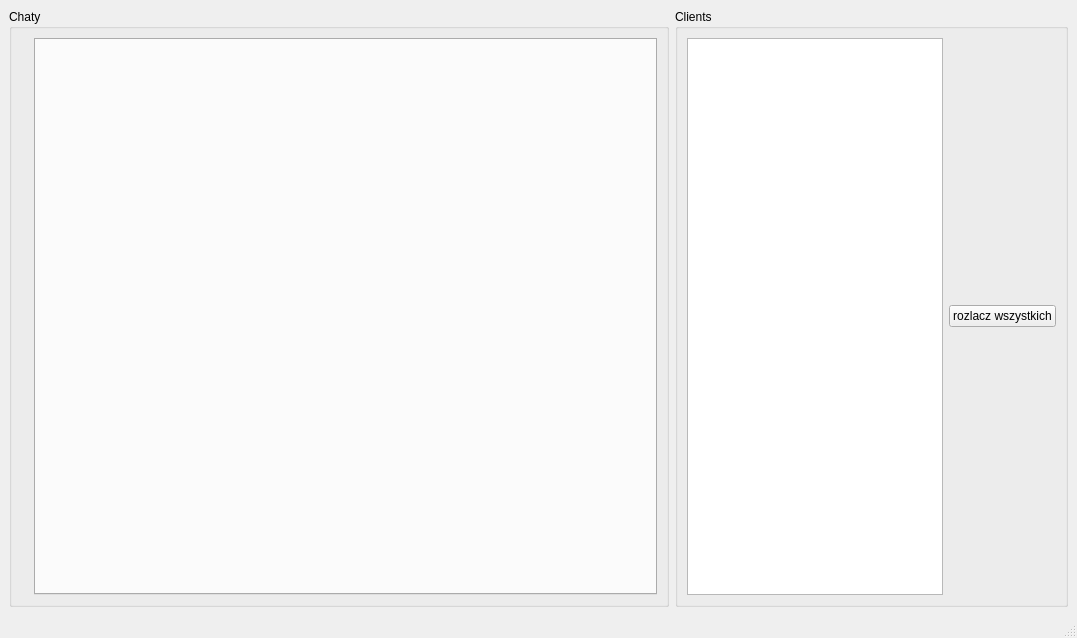
<?xml version="1.0" encoding="UTF-8"?>
<ui version="4.0">
 <class>MainPage</class>
 <widget class="QMainWindow" name="MainPage">
  <property name="geometry">
   <rect>
    <x>0</x>
    <y>0</y>
    <width>1077</width>
    <height>638</height>
   </rect>
  </property>
  <property name="windowTitle">
   <string>MainWindow</string>
  </property>
  <widget class="QWidget" name="centralwidget">
   <layout class="QHBoxLayout" name="horizontalLayout_3" stretch="3,0">
    <item>
     <widget class="QGroupBox" name="grpChats">
      <property name="title">
       <string>Chaty</string>
      </property>
      <layout class="QHBoxLayout" name="horizontalLayout">
       <item>
        <widget class="QLabel" name="label">
         <property name="text">
          <string/>
         </property>
        </widget>
       </item>
       <item>
        <widget class="QTabWidget" name="tbChats"/>
       </item>
      </layout>
     </widget>
    </item>
    <item>
     <widget class="QGroupBox" name="grpClients">
      <property name="title">
       <string>Clients</string>
      </property>
      <layout class="QHBoxLayout" name="horizontalLayout_2">
       <item>
        <widget class="QListWidget" name="lstClients"/>
       </item>
       <item>
        <widget class="QPushButton" name="DisconnectAll">
         <property name="text">
          <string>rozlacz wszystkich</string>
         </property>
        </widget>
       </item>
      </layout>
     </widget>
    </item>
   </layout>
  </widget>
  <widget class="QMenuBar" name="menubar">
   <property name="geometry">
    <rect>
     <x>0</x>
     <y>0</y>
     <width>1077</width>
     <height>21</height>
    </rect>
   </property>
  </widget>
  <widget class="QStatusBar" name="statusbar"/>
 </widget>
 <resources/>
 <connections/>
</ui>
